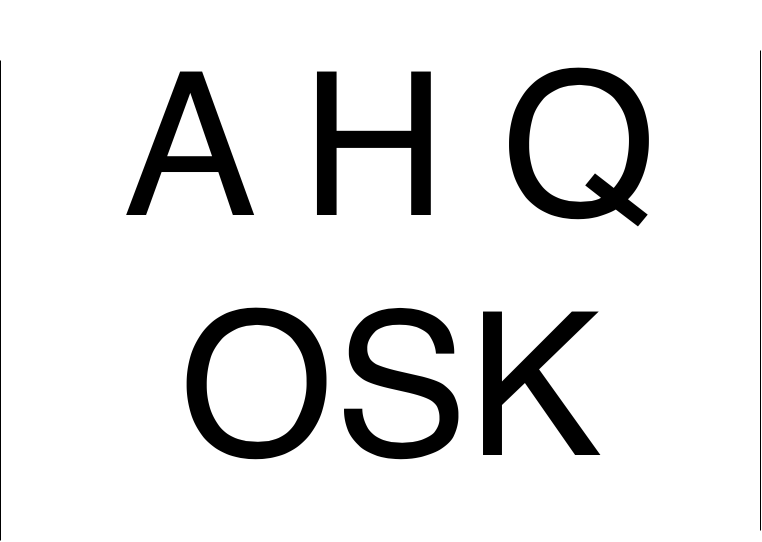
#> input picture input-images/letters.png, 762 x 542 px, found by its file name
$ python -i acquisition.py   (imports and definitions only)   (older library calls are emulated)
#> lines starting #> are read from the running program, lines starting #| are printed output that depends on the picture; after the words box and inside, x2 and y2 are one past the last pixel; in counts of white or black regions, pixels touching at a corner belong together
import cv2
import tools
from tqdm import tqdm
from scipy.spatial.distance import cdist
from collections import Counter
import numpy as np
import math


# ------------------- Image processing ------------------- #

# get all black points of an image
# down sample them by introducing discontinuities at a certain point rate
# and computing the centroids of the remaining points
def get_points(image_name, point_rate=200):
#> called with image_name = 'input-images/letters.png', point_rate = 200
    img = cv2.imread('input-images/{}'.format(image_name))
#> img is the input picture: shape (542, 762, 3); min 0, max 255, mean 227.8

    # get image shape
    height = img.shape[0]
#> height = 542
    width = img.shape[1]
#> width = 762

    # image preprocessing (grayscale, blur and binarisation)
    gray = cv2.cvtColor(img, cv2.COLOR_BGR2GRAY)
    blur = cv2.GaussianBlur(gray, (5, 5), 0)
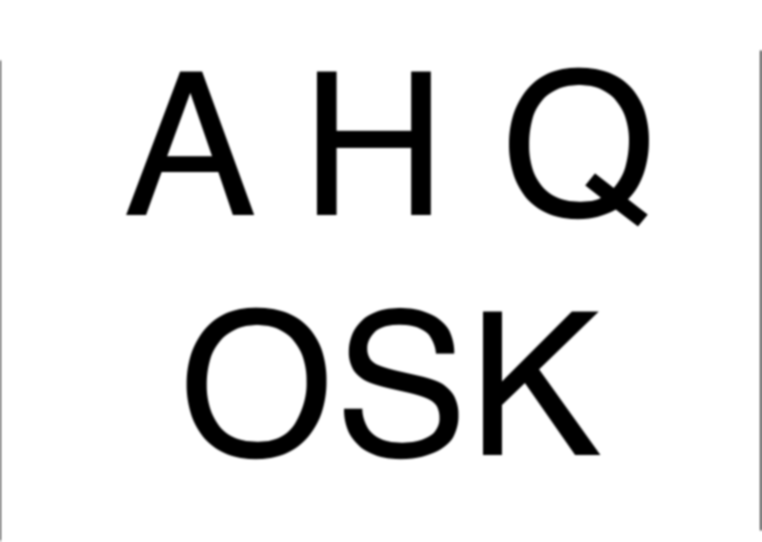
#> blur: shape (542, 762); min 0, max 255, mean 227.8
    ret, thresh = cv2.threshold(blur, 60, 255, cv2.THRESH_BINARY_INV)
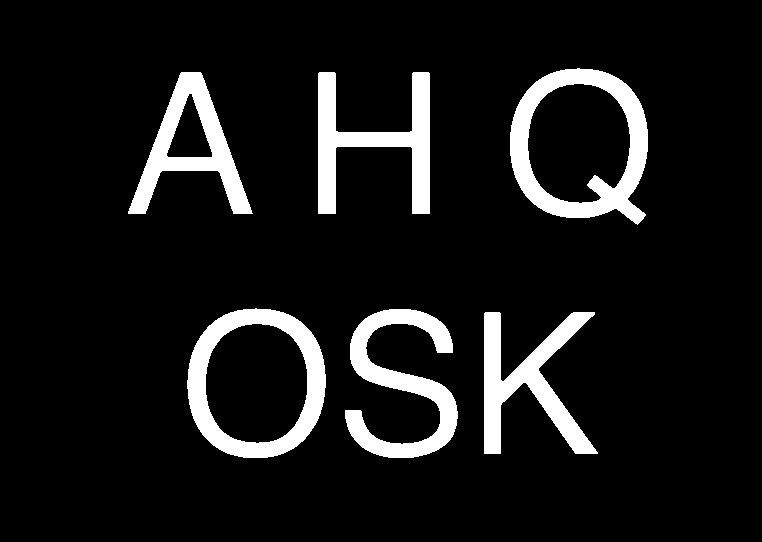
#> thresh: shape (542, 762); 9.5% white; 6 white regions, box (x1, y1, x2, y2) and area: (510, 68, 648, 225) 7716, (187, 308, 326, 458) 7075, (345, 309, 458, 458) 6439, (318, 72, 430, 214) 6254, (484, 312, 598, 454) 6112, (128, 72, 253, 214) 5707

    # introduce discontinuity
    print('=> Reading image points')
    for u in tqdm(range(width)):
        for v in range(height):
            if u == 20 or v == 20: thresh[v, u] = 0
            if u % point_rate == 0 or v % point_rate == 0: thresh[v, u] = 0
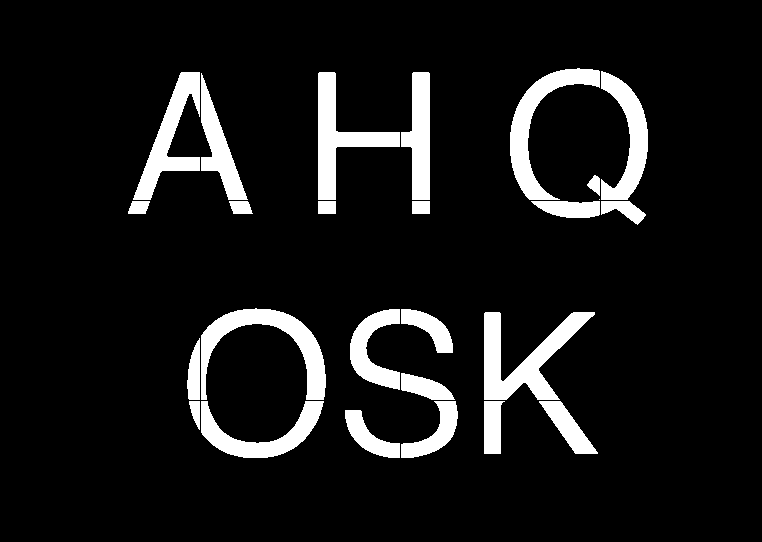
#> thresh: shape (542, 762); 9.4% white; 26 white regions (1 under 20 px), largest, box (x1, y1, x2, y2) and area: (484, 312, 595, 400) 3946, (201, 308, 326, 400) 3523, (318, 72, 400, 200) 3265

    # get centroids of fractions of drawing
    connectivity = 8
    output = cv2.connectedComponentsWithStats(thresh, connectivity, cv2.CV_32S)
    centroids = output[3]
#> centroids = 27 pairs, first value 138.4 to 627.3, second value 124.4 to 436.3
    img_final = cv2.cvtColor(thresh, cv2.COLOR_GRAY2BGR)
    cnt = 0

    # overlay centroid on image + fill point list
    points = np.zeros((len(centroids), 3), dtype=np.uint16)
#> points = 27 rows, first 8: [0, 0, 0], [0, 0, 0], [0, 0, 0], [0, 0, 0], [0, 0, 0], [0, 0, 0], [0, 0, 0], [0, 0, 0]
    for c in centroids:
        if cnt != 0:  # avoid 1st centroid
            points[cnt][0] = int(c[1])
            points[cnt][1] = int(c[0])
            img_final[int(c[1]) - 8: int(c[1]) + 16, int(c[0]) - 8: int(c[0]) + 16] = [0, 255, 0]
        cnt += 1
#> this loop made 27 passes
#> c on passes 1 to 12: [378.9, 271.2], [538.9, 124.4], [627.3, 138.2], [170, 137.4], [218.5, 148.6], [338.6, 136.6], [419.5, 135.8], [594.5, 184.1], [599, 199], [138.4, 207], [240.3, 207], [326.5, 207]
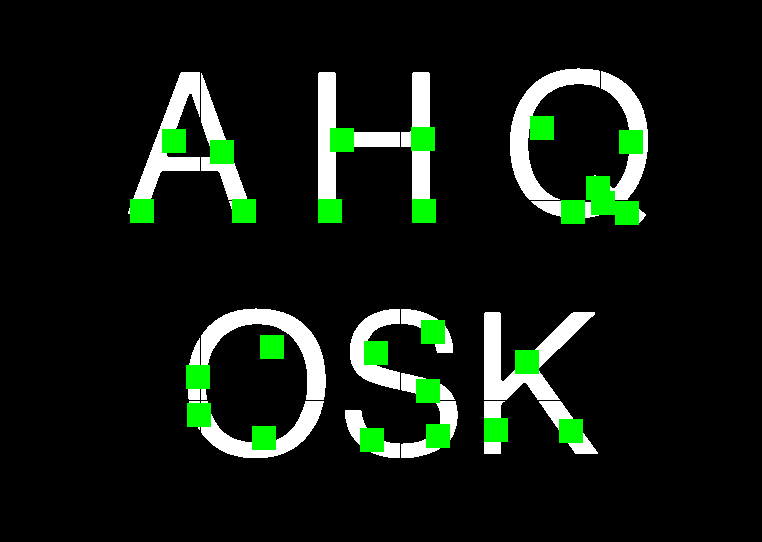
#> img_final: shape (542, 762, 3); mean B, G, R 18.8, 27.9, 18.8
#> after the loop, cnt = 27; points = 27 rows, first 8: [0, 0, 0], [124, 538, 0], [138, 627, 0], [137, 170, 0], [148, 218, 0], [136, 338, 0], [135, 419, 0], [184, 594, 0]
    # write final image
    cv2.imwrite('output-images/keypoints-{}'.format(image_name), img_final)
    return points


# get points from the drawing and order them according to the distance to each other (path following)
# [224 lines left out: functions get_ordered_points, identify_class, extract_segments_from_class, extract_POI, curve_approx, draw_segments and 3 more, not called in this run]

>>> result = get_points('input-images/letters.png')
#> result has the same summary as points in get_points
